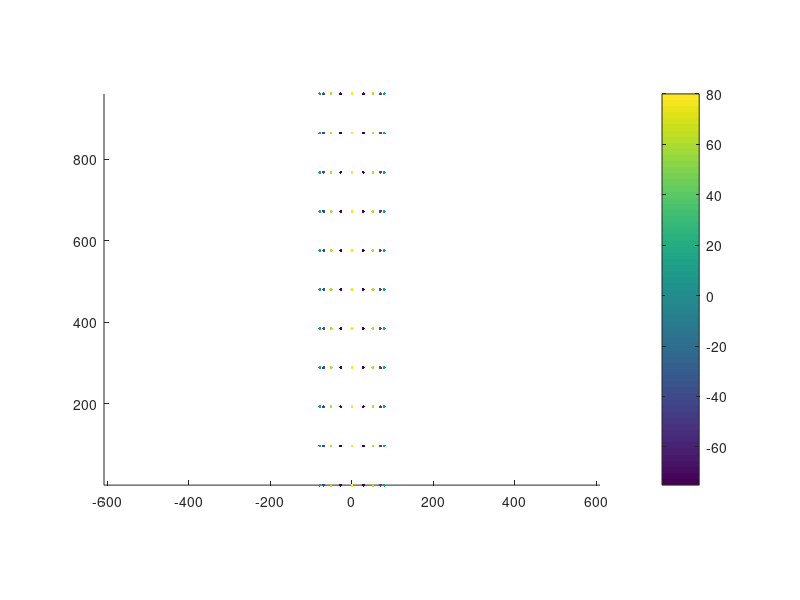
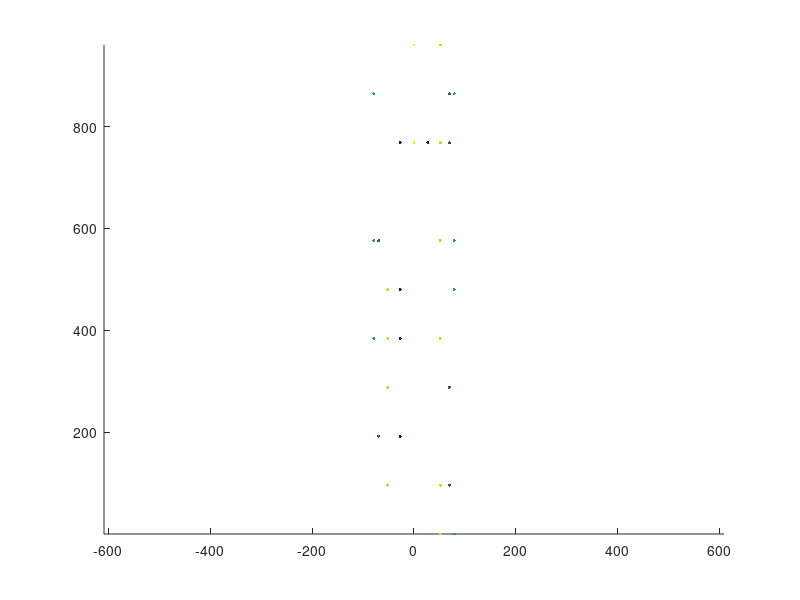
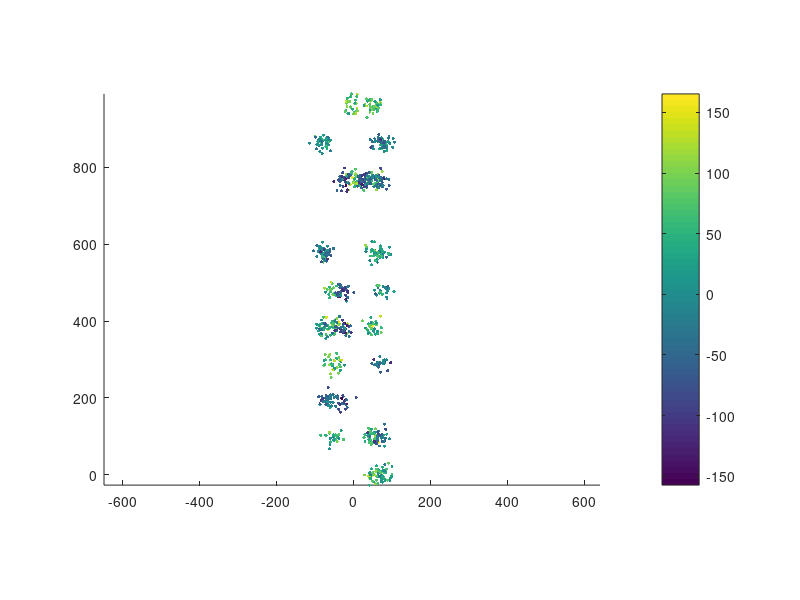

The MATLAB script that drew these images, in order: (Note: this script raises an error after producing the figures.)
clear
close all
clc
% simulate the structure of GAS8 and project the 3D data into a 2D image   

%% Construct the structure
% top view: 9 dots 
    angle=10:40:330; % 9 dots
    radius=80; % nm
    x=radius*cos(angle/360*2*pi);
    z=radius*sin(angle/360*2*pi);     
% side view: 96 nm repeats
    y=0:96:1000; % the 96 nm repeats
    coordinates=[];
    for i=1:length(y)
        y_one=y(i)*ones(1, length(x));
        coordinates_one=[x;y_one;z];
        coordinates=[coordinates;coordinates_one'];
    end
figure
scatter(coordinates(:,1),coordinates(:,2),5,coordinates(:,3),'filled')
axis equal

colorbar

%%  signaling efficiency
% for each coordinate, suppose there are N molecules
N=3;
% suppose the signaling efficiency is sf
sf=0.125;

% for each position, the real molecule number detected obeys the gaussian distribution
% with a mean N*sf and standard deviation N*sf*(1-sf)
% the final number is generated by a gaussian random number generator

signaling_efficiency=normrnd(N*sf,N*sf*(1-sf),length(coordinates),1);
signaling_efficiency_round=round(signaling_efficiency);
signaling_efficiency_round_normalize=signaling_efficiency_round;
signaling_efficiency_round_normalize(signaling_efficiency_round_normalize<1)=0;


detected_molecules=[];
molecules_detected=[];
for i=1:length(coordinates)
    if signaling_efficiency_round_normalize(i)~=0
       molecules_detected=repmat(coordinates(i,:),[signaling_efficiency_round_normalize(i),1]);
    end
       detected_molecules=[detected_molecules;molecules_detected];
       molecules_detected=[];  
end

figure
scatter(detected_molecules(:,1),detected_molecules(:,2),5,detected_molecules(:,3),'filled')
axis equal

%% Blinking
% suppose the blinking time is bt, blinking standard deviation is bt_s
bt=30;
bt_s=5;
% generate the gausin blur

blinkingtimes=normrnd(bt,bt_s,length(detected_molecules),1);
blinkingtimes_round=round(blinkingtimes);
molecules_blinking=[];
one_molecule_blinking=[];
for i=1:length(detected_molecules)
    if blinkingtimes_round(i)>=1;
       one_molecule_blinking=repmat(detected_molecules(i,:),[blinkingtimes_round(i),1]);
    end
       molecules_blinking=[molecules_blinking;one_molecule_blinking];
       one_molecule_blinking=[];
end

%% gaussian blur



sigma=[12,12,36];
sigma_repmat=repmat(sigma,[length(molecules_blinking),1]);
   
molecule_blinking_gaussian=normrnd(molecules_blinking,sigma_repmat);


figure
scatter(molecule_blinking_gaussian(:,1),molecule_blinking_gaussian(:,2),5,molecule_blinking_gaussian(:,3),'filled')
axis equal
colorbar

% bin by 5 nm 

molecule_blinking_gaussian(:,1)=molecule_blinking_gaussian(:,1)-min(molecule_blinking_gaussian(:,1));
    
    binsize = 5;   % binsize in nm
    xwidth=max(molecule_blinking_gaussian(:,1))-min(molecule_blinking_gaussian(:,1));
    yheight=max(molecule_blinking_gaussian(:,2))-min(molecule_blinking_gaussian(:,2));
    nxbins = ceil(xwidth/binsize);
    nybins = ceil(yheight/binsize);
    xc = linspace(0,xwidth, nxbins);
    yc = linspace(0,yheight, nybins)';
    
    tic
    %IHis = zeros([length(xc) length(yc)]);
    IHis = hist2d(molecule_blinking_gaussian(:,1), molecule_blinking_gaussian(:,2), xc, yc);
    toc
    figure
    imshow(IHis)
    
    % gaussian smooth
    disp('------------------------------------------------------------------');
    disp('... Gaussian Smooth ing ...');
resolution=12;
bin=5;
    GaussianBottom=ceil(resolution*3/bin); % unit - pixel
% resolution is 2.355fold of standard deviation (sigma)
% the bottome of the gaussian peak is 3-fold of resolution 
if mod(GaussianBottom,2)==1
    GaussianBottom=GaussianBottom;
else
    GaussianBottom=GaussianBottom+1;
end
GaussianStd=floor(GaussianBottom/6); % unit - pixel
h1 = fspecial('gaussian', GaussianBottom , GaussianStd);
tic
IHisg = imfilter(IHis, h1); 
toc

figure
imshow(IHisg)

norm = double(max(max(IHisg)));
nNorm = double(IHisg)./norm; 

imwrite(uint16(60000*nNorm),'simulationtest.tif','tif', 'Compression', 'none', 'WriteMode',  'overwrite');
